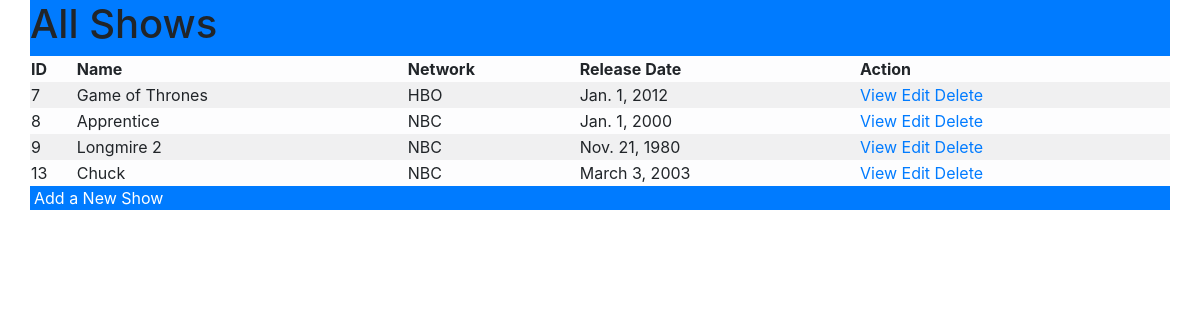
The page / on the database its author committed.
### semi_tv_shows/models.py (models this page shows, shortened)
class Show(models.Model):
    name = models.CharField(max_length=255)
    network = models.ForeignKey(Network, related_name= "networks", on_delete = models.CASCADE)
    release_date = models.DateField()
    desc = models.CharField(max_length=255)
    created_at = models.DateTimeField(auto_now_add=True)
    updated_at = models.DateTimeField(auto_now=True)

class Network(models.Model):
    name = models.CharField(max_length=45)
    created_at = models.DateTimeField(auto_now_add=True)
    updated_at = models.DateTimeField(auto_now=True)

### semi_tv_shows/views.py (the view)
# urls.py: path('', views.shows),
def shows(request):
    context = {
        'all_my_shows': Show.objects.all()
    }
    return render(request, 'shows.html', context)

### semi_tv_shows/templates/shows.html (shortened to what this page needs)
<!DOCTYPE html>
<html lang="en">
<head>
    <link rel="stylesheet" href="https://maxcdn.bootstrapcdn.com/bootstrap/4.0.0/css/bootstrap.min.css">
</head>
<body>
    <div class='container bg-primary'>
        <div class='row'>
            <h1>All Shows</h1>
        <table class='container table-light table-striped'>
            <thead>
                <tr>
                    <th>ID</th>
                    <th>Name</th>
                    <th>Network</th>
                    <th>Release Date</th>
                    <th>Action</th>
                </tr>
            </thead>
            <tbody>
                {% for show in all_my_shows %}
                <tr>
                    <td>{{ show.id }}</td>
                    <td>{{ show.name }}</td>
                    <td>{{ show.network.name }}</td>
                    <td>{{ show.release_date }}</td>
                    <td><a href='{{show.id}}'>View</a>  <a href='{{show.id}}/edit'>Edit</a>  <a href='{{show.id}}/delete'>Delete</a></td>
                </tr>
                {% endfor %}
            </tbody>
        </table>
        </div>
        <footer class='row bg-primary'>
            <a class='text-white ml-1'href='/addshow'>Add a New Show</a>
        </footer>
    </div>
</body>
</html>

### rows shown on the page
Show: id "7", name "Game of Thrones", network.name "HBO", release_date "Jan. 1, 2012"
Show: id "8", name "Apprentice", network.name "NBC", release_date "Jan. 1, 2000"
Show: id "9", name "Longmire 2", network.name "NBC", release_date "Nov. 21, 1980"
Show: id "13", name "Chuck", network.name "NBC", release_date "March 3, 2003"
